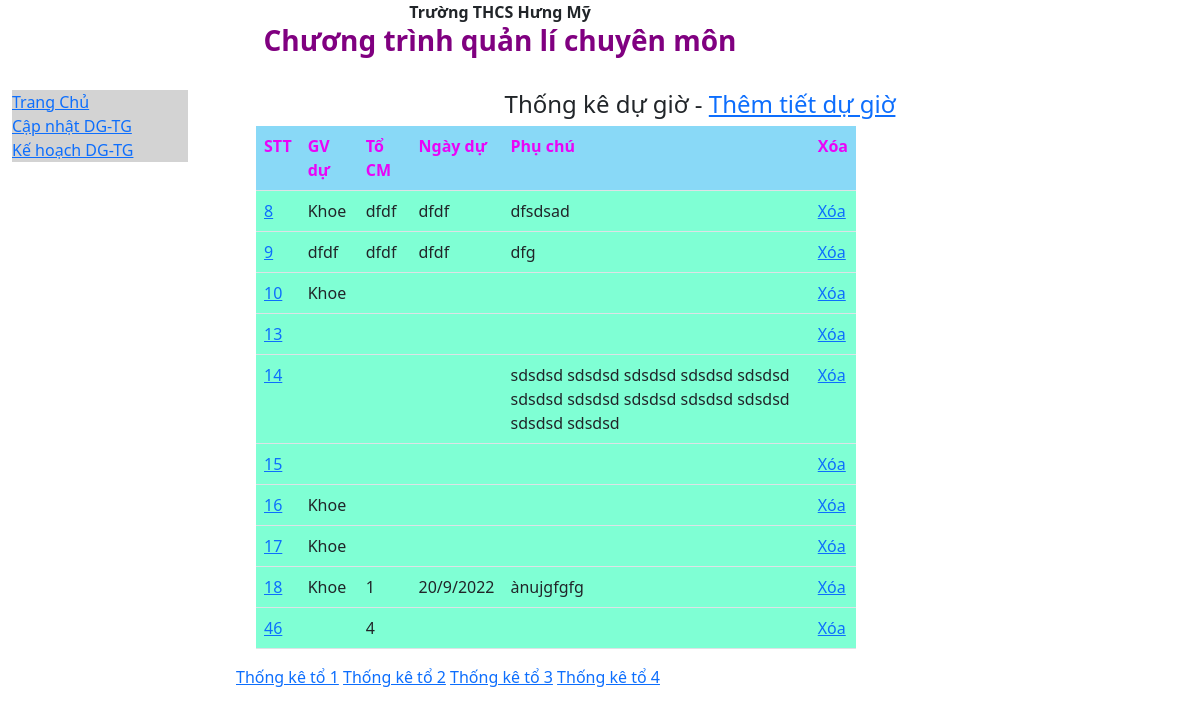
Page /dugio/ on the committed database.
### duGio/models.py (models this page shows)
class duGioTable(models.Model):
    hoTen = models.CharField(max_length=255)
    toCM = models.CharField(max_length=50)
    ngayDu = models.CharField(max_length=20)
    phuChu = models.CharField(max_length=255)

### duGio/views.py (the view)
# urls.py: path('', include('duGio.urls')),
def duGio(request):
    mymembers = duGioTable.objects.all().values()
    template = loader.get_template('duGio.html')
    context = {
        'mymembers': mymembers,
    }
    return HttpResponse(template.render(context, request))

### duGio/templates/duGio.html (shortened to what this page needs)
{% extends 'Home.html' %}
{% block content %}
<h4 style="text-align:center">Thống kê dự giờ - <a href="add/">Thêm tiết dự giờ</a></h4>
<table class="table form table-hover">
    <tr class="tr_head">
        <th>STT</th>
        <th>GV dự</th>
        <th>Tổ CM</th>
        <th>Ngày dự</th>
        <th>Phụ chú</th>
        <th>Xóa</th>
    </tr>
{% for x in mymembers %}
<tr>
    <td><a href="update/{{ x.id }}">{{ x.id }}</a></td>
    <td>{{ x.hoTen }}</td>
    <td>{{ x.toCM }}</td>
    <td>{{ x.ngayDu }}</td>
    <td>{{ x.phuChu }}</td>
    <td><a href="delete/{{ x.id }}">Xóa</a></td>
</tr>
{% endfor %}
</table>
<p>
<a href="sort1/">Thống kê tổ 1</a>
<a href="sort2/">Thống kê tổ 2</a>
<a href="sort3/">Thống kê tổ 3</a>
<a href="sort4/">Thống kê tổ 4</a>
</p>
{% endblock %}

### duGio/templates/Home.html (shortened to what this page needs)
<!DOCTYPE html>
<html lang="en">
<head>
    <link href="https://cdn.jsdelivr.net/npm/bootstrap@5.0.2/dist/css/bootstrap.min.css" rel="stylesheet">
</head>
<body>
<div class="container-fluid" style="min-height: 95%">
        <div class="row">
            <div class="col-sm-10">
                <center> <b>Trường THCS Hưng Mỹ</b></center>
                <center> <h3 style="color:purple"><b>Chương trình quản lí chuyên môn</b></h3></center>
            </div>
        </div>
        <br>
        <div class="row">
            <div class="col-sm-2">
                <div class="bs-sliderbar" style="background-color:lightgray">
                    <ul class="nav flex-column">
                       <li> <a href="/"> Trang Chủ </a> </li>
                       <li> <a href="/dugio"> Cập nhật DG-TG </a> </li>
                       <li> <a href="/khdgtg">Kế hoạch DG-TG </a> </li>
                    </ul>
                </div>
            </div>
            <div class="col-sm-10">
                <div class="container-fluid">
                    {% block content %}
{% load static %} <img src="{% static 'images/hinh1.JPG' %}" class="responsive-img" style="max-height: 500px" /></center>
                    {% endblock %}
                </div>
            </div>
        </div>
    </div>
</body>
</html>

### duGio/templates/duGio.html (style rules this page uses)
.form { background-color:aquamarine; font-size:16px; margin-left:20px; padding-left:10px; width: 600px; }
.tr_head { font-weight: bold; color: #E904F7; background-color: #89D9F7; }

### rows in the picture
duGioTable: id "8", hoTen "Khoe", toCM "dfdf", ngayDu "dfdf", phuChu "dfsdsad"
duGioTable: id "9", hoTen "dfdf", toCM "dfdf", ngayDu "dfdf", phuChu "dfg"
duGioTable: id "10", hoTen "Khoe"
duGioTable: id "13"
duGioTable: id "14", phuChu "sdsdsd sdsdsd sdsdsd sdsdsd sdsdsd sdsdsd sdsdsd sdsdsd sdsdsd sdsdsd sdsdsd sdsdsd"
duGioTable: id "15"
duGioTable: id "16", hoTen "Khoe"
duGioTable: id "17", hoTen "Khoe"
duGioTable: id "18", hoTen "Khoe", toCM "1", ngayDu "20/9/2022", phuChu "ànujgfgfg"
duGioTable: id "46", toCM "4"
